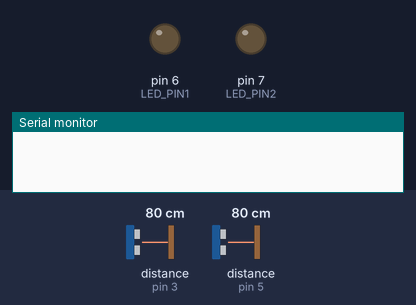
The sketch below on a simulated Arduino Uno, built with avr-gcc and run on an emulated ATmega328P. Shown: output pins drawn as LEDs (lit = HIGH), the last lines printed to the serial monitor. Inputs (shaded band) come from the test bench; at power-on: distance to the obstacle (sensors on pin 3, pin 5) 80 cm. The echo pulse lasts 58.3 µs per cm.

Above: at 0.01 s.
At 1.2 s:
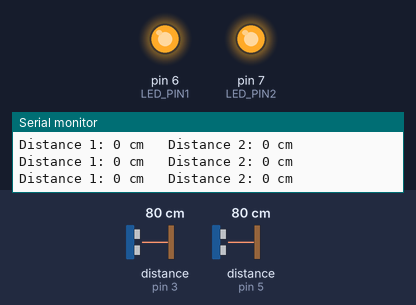
1.3 s: distance to the obstacle (sensor on pin 3) set to 4 cm
4.3 s: distance to the obstacle (sensor on pin 5) set to 2 cm
7.3 s: distance to the obstacle (sensor on pin 3) set to 9 cm
10.3 s: distance to the obstacle (sensor on pin 5) set to 9 cm
Timing chart, 0 to 13.3 s (numbered marks = the images above; inputs shaded):
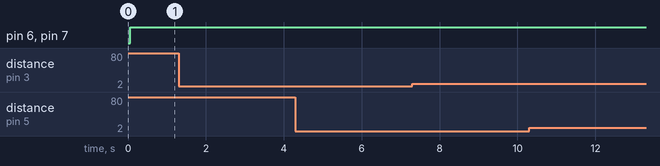

The sketch:

main.ino
```cpp
#include <NewPing.h>

#define TRIGGER_PIN1 2
#define ECHO_PIN1 3
#define TRIGGER_PIN2 4
#define ECHO_PIN2 5
#define LED_PIN1 6
#define LED_PIN2 7

#define MAX_DISTANCE 20

NewPing sonar1(TRIGGER_PIN1, ECHO_PIN1, MAX_DISTANCE);
NewPing sonar2(TRIGGER_PIN2, ECHO_PIN2, MAX_DISTANCE);

void setup() {
  pinMode(LED_PIN1, OUTPUT);
  pinMode(LED_PIN2, OUTPUT);
  Serial.begin(9600);
}

void loop() {
  delay(50);
  unsigned int distance1 = sonar1.ping_cm();
  unsigned int distance2 = sonar2.ping_cm();
  Serial.print("Distance 1: ");
  Serial.print(distance1);
  Serial.print(" cm");
  Serial.print("\t Distance 2: ");
  Serial.print(distance2);
  Serial.println(" cm");
  if (distance1 < MAX_DISTANCE) {
    digitalWrite(LED_PIN1, HIGH);
  } else {
    digitalWrite(LED_PIN1, LOW);
  }
  if (distance2 < MAX_DISTANCE) {
    digitalWrite(LED_PIN2, HIGH);
  } else {
    digitalWrite(LED_PIN2, LOW);
  }
}
```
